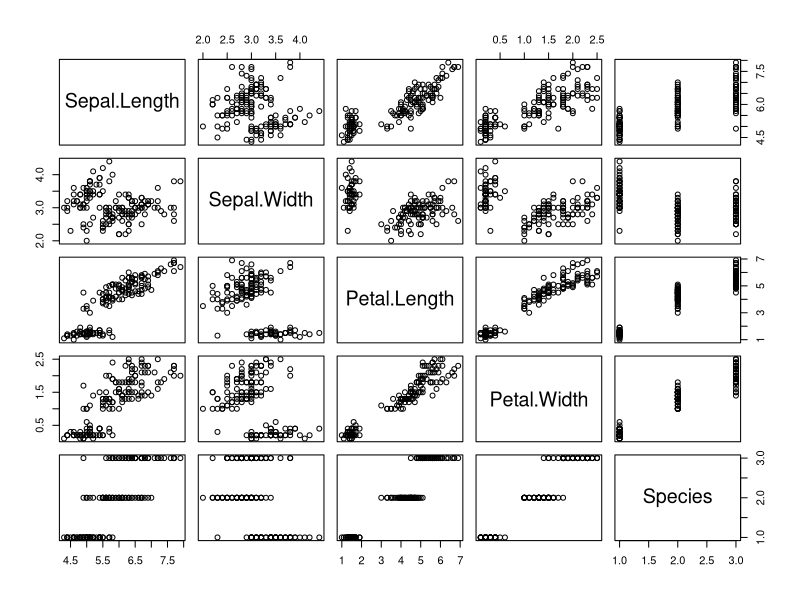
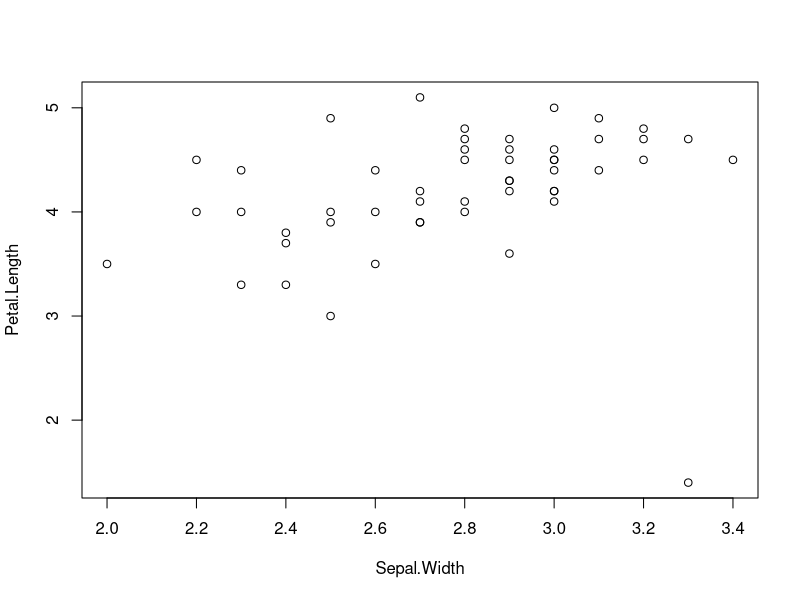

The R script that drew these images, in order:
## ---- chunk 1
Ana <- 8L
Paulo <-12L

if (Ana > Paulo) 
    print("A menina é mais velha")  

  print("O menino é mais velho")
## ---- chunk 2
class(BOD)
## ---- chunk 3
#declaração do vetor
vetor <- c(1,2,3,4,5,6,7,8,9,10)

vetorPar <- vetor[vetor %% 2 ==0]
print(vetorPar)
#ou

for (i in vetor)
  if(vetor[i]%%2 == 0)
    print(vetor[i])

## ---- chunk 4
tail(women, n=10)
## ---- chunk 5
plot(iris)
novairis = iris[50:100,c(2,3)]
plot(novairis)
## ---- chunk 6
vetor1 <- c(1,2,3,4)
vetor2 <- c(5,6,7,8)
print(vetor1 + vetor2)
## ---- chunk 7
dim(CO2)
dim(CO2)[1] 
dim(CO2)[2]
rownames(CO2)
colnames(CO2)
